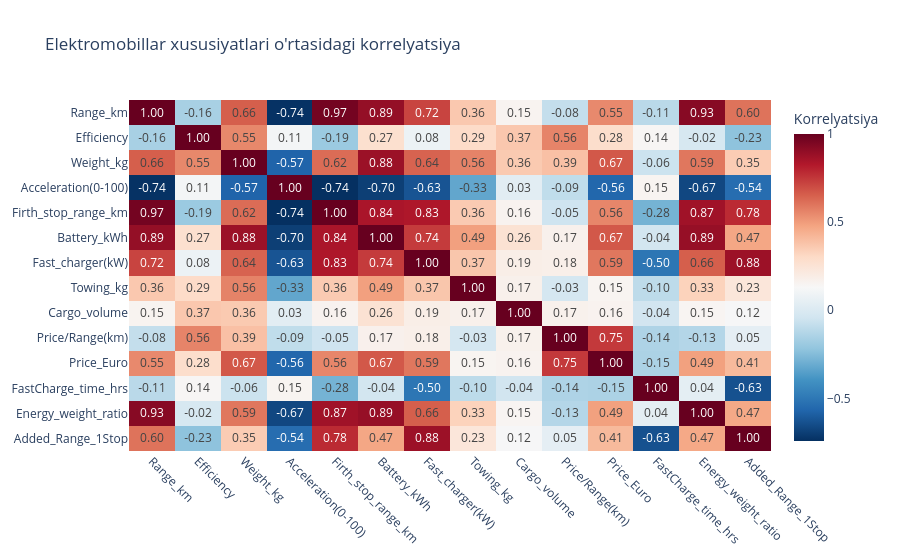

Notebook code for this chart:
### Code cell
import plotly.express as px

corr_matrix = new_df.corr(numeric_only=True)

fig = px.imshow(
    corr_matrix,
    text_auto=".2f",                  
    aspect="auto",                
    color_continuous_scale="RdBu_r",  
    title="Elektromobillar xususiyatlari o'rtasidagi korrelyatsiya",
    labels=dict(color="Korrelyatsiya") 
)

fig.update_xaxes(tickangle=45)

fig.show()

### Figure 1 — Plotly figure (JSON) as saved in the notebook; plotly's stock layout.template omitted (floating-point values rounded to 4 significant figures; data arrays with more than 128 entries replaced by an {"elided": "..."} marker saying what was removed)
{"data": [{"coloraxis": "coloraxis", "hovertemplate": "x: %{x}<br>y: %{y}<br>Korrelyatsiya: %{z}<extra></extra>", "name": "0", "texttemplate": "%{z:.2f}", "type": "heatmap", "x": ["Range_km", "Efficiency", "Weight_kg", "Acceleration(0-100)", "Firth_stop_range_km", "Battery_kWh", "Fast_charger(kW)", "Towing_kg", "Cargo_volume", "Price/Range(km)", "Price_Euro", "FastCharge_time_hrs", "Energy_weight_ratio", "Added_Range_1Stop"], "xaxis": "x", "y": ["Range_km", "Efficiency", "Weight_kg", "Acceleration(0-100)", "Firth_stop_range_km", "Battery_kWh", "Fast_charger(kW)", "Towing_kg", "Cargo_volume", "Price/Range(km)", "Price_Euro", "FastCharge_time_hrs", "Energy_weight_ratio", "Added_Range_1Stop"], "yaxis": "y", "z": {"elided": "14x14 float values"}}], "layout": {"coloraxis": {"colorbar": {"title": {"text": "Korrelyatsiya"}}, "colorscale": [[0, "rgb(5,48,97)"], [0.1, "rgb(33,102,172)"], [0.2, "rgb(67,147,195)"], [0.3, "rgb(146,197,222)"], [0.4, "rgb(209,229,240)"], [0.5, "rgb(247,247,247)"], [0.6, "rgb(253,219,199)"], [0.7, "rgb(244,165,130)"], [0.8, "rgb(214,96,77)"], [0.9, "rgb(178,24,43)"], [1, "rgb(103,0,31)"]]}, "title": {"text": "Elektromobillar xususiyatlari o'rtasidagi korrelyatsiya"}, "xaxis": {"anchor": "y", "domain": [0, 1], "tickangle": 45}, "yaxis": {"anchor": "x", "autorange": "reversed", "domain": [0, 1]}}}
